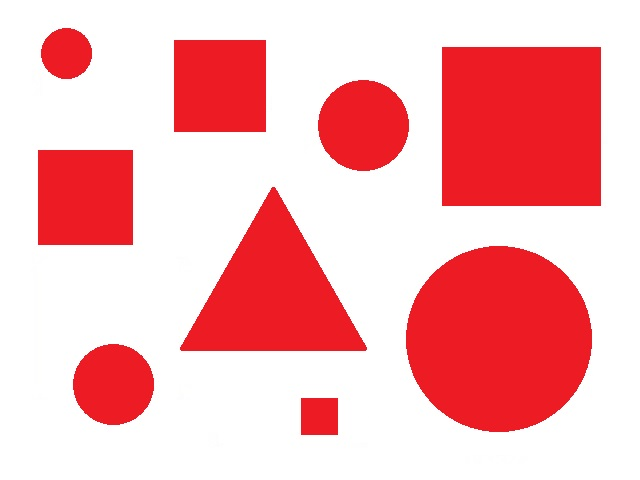
#> input picture Blob_images/Blob1.jpg, 640 x 480 px
$ python p5_Blob_Detection.py
#> lines starting #> are read from the running program, lines starting #| are printed output that depends on the picture; long printed decimals are rounded
import cv2
import numpy as np

img = cv2.imread("Blob_images/Blob1.jpg", cv2.IMREAD_GRAYSCALE)
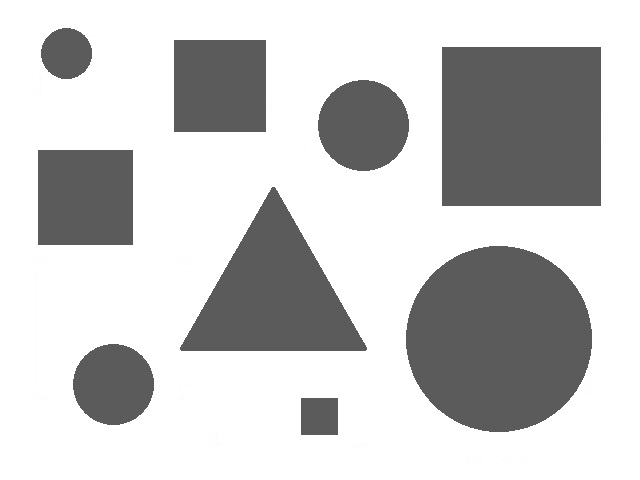
#> img: shape (480, 640); min 82, max 255, mean 201.2
cv2.imshow("input", img)

# blob detector parameters (set to find squares)
params = cv2.SimpleBlobDetector_Params()
params.filterByArea = False
params.filterByConvexity = False
params.filterByInertia = False
params.filterByCircularity = True
params.minCircularity = 0.8
params.maxCircularity = 1

detector = cv2.SimpleBlobDetector_create(params)
blobs = detector.detect(img)
#> blobs = 5 keypoints; (x, y, size): (498, 346, 186.9), (364, 128, 91.9), (114, 387, 81.9), (66, 55, 51.9), (319, 416, 42)
b = len(blobs)
#> b = 5
for i in range(b):
    x, y = blobs[i].pt
    print("Center of the blob: ({}, {})".format(x, y))
#> this loop made 5 passes
#> (x, y) on passes 1 to 5: (498.1, 345.6), (113.9, 387), (363.8, 128.4), (65.8, 54.91), (319, 416)
#| Center of the blob: (498.066, 345.643)
#| Center of the blob: (113.852, 386.967)
#| Center of the blob: (363.761, 128.415)
#| Center of the blob: (65.796, 54.912)
#| Center of the blob: (319.0, 416.0)
# draw detected blobs to the colour image
img_blob = cv2.drawKeypoints(img, blobs, np.array([]), (0, 0, 255),
                             cv2.DRAW_MATCHES_FLAGS_DRAW_RICH_KEYPOINTS)

# show image
cv2.imshow("res", img_blob)
cv2.waitKey(0)

$ run again, with Blob_images/Blob2.jpg copied over Blob_images/Blob1.jpg
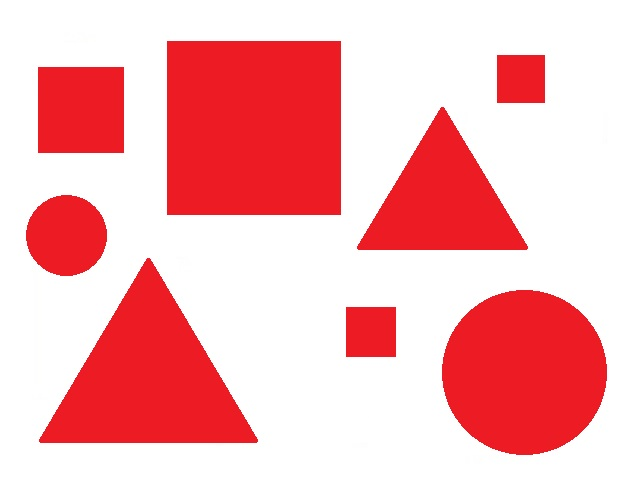
#> input picture Blob_images/Blob2.jpg, 640 x 480 px
#> `img = cv2.imread("Blob_images/Blob1.jpg", cv2.IMREAD_GRAYSCALE)`:
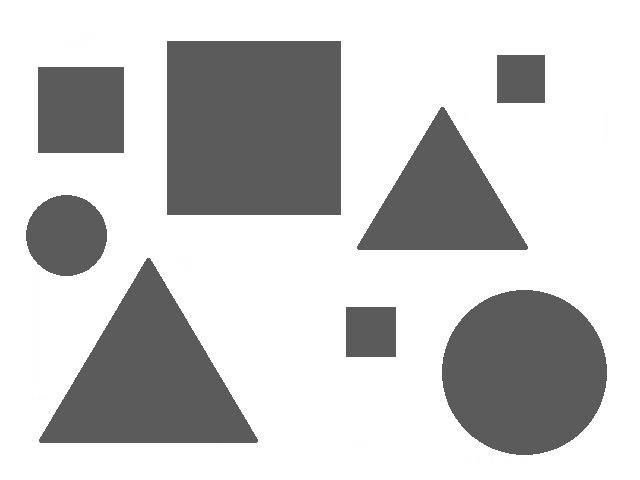
#> img: shape (480, 640); min 82, max 255, mean 200.2
#> blobs = 4 keypoints; (x, y, size): (524, 378, 165.9), (65, 238, 81.9), (370, 332, 56.8), (519, 80, 54.6)
#> b = 4
#> the loop `for i in range(b):` made 4 passes
#> (x, y) on passes 1 to 4: (524.4, 378.3), (65.16, 238), (519, 79.92), (370.5, 331.5)
#> (printed output is left out)

$ run again, with Blob_images/Blob3.jpg copied over Blob_images/Blob1.jpg
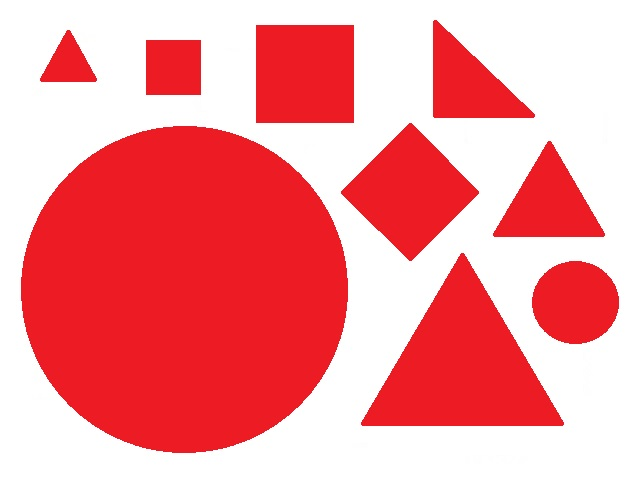
#> input picture Blob_images/Blob3.jpg, 640 x 480 px
#> `img = cv2.imread("Blob_images/Blob1.jpg", cv2.IMREAD_GRAYSCALE)`:
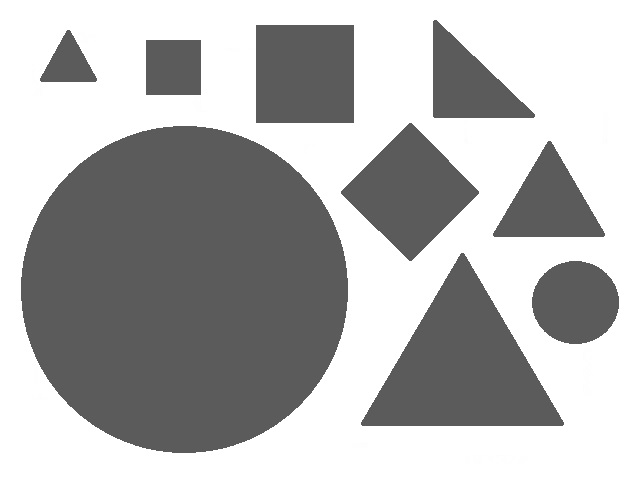
#> img: shape (480, 640); min 82, max 255, mean 178.7
#> blobs = 3 keypoints; (x, y, size): (185, 301, 327.8), (575, 305, 85.4), (173, 67, 62.6)
#> b = 3
#> the loop `for i in range(b):` made 3 passes
#> (x, y) on passes 1 to 3: (185.4, 301.5), (574.8, 305.2), (173, 67)
#> (printed output is left out)
